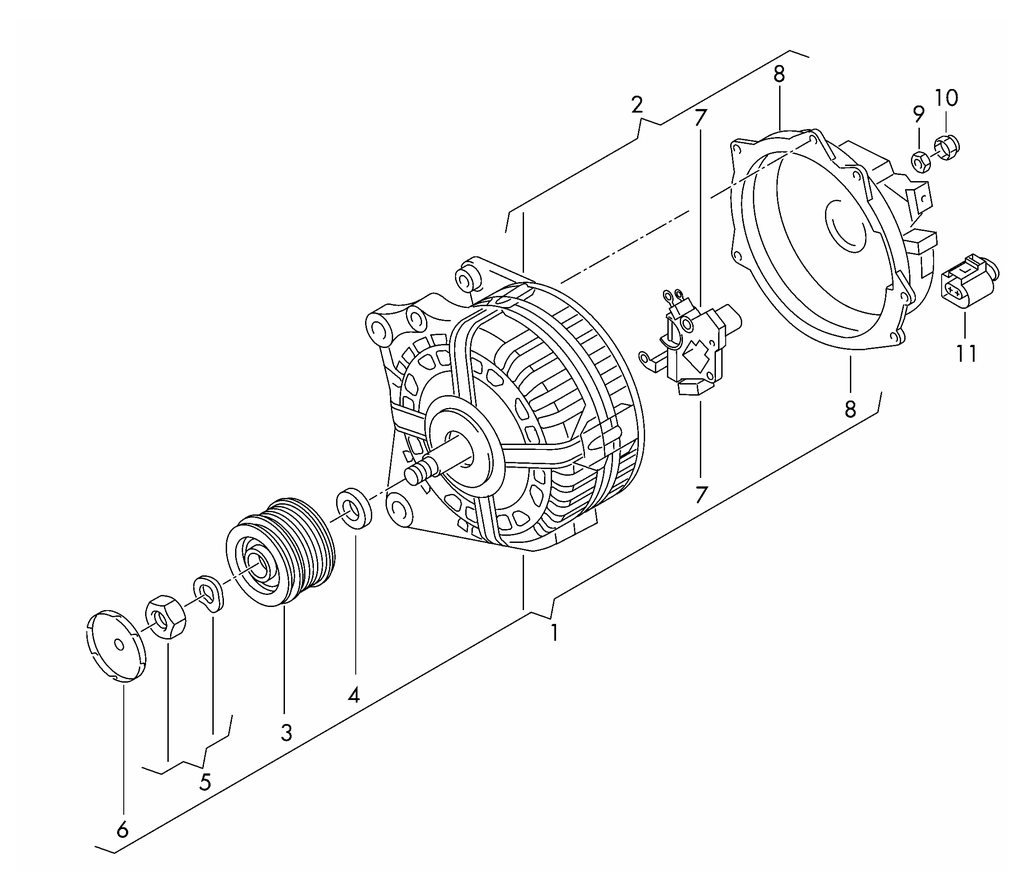
#> input picture res/555.png, 1024 x 890 px
$ python plot_template.py
#> lines starting #> are read from the running program, lines starting #| are printed output that depends on the picture
import cv2
import numpy as np
import matplotlib.pyplot as plt

from skimage import data
from skimage.feature import match_template

image_path = '../res/555.png'
image_template = '../res/search.png'

image = cv2.imread(image_path, 0)
#> image: shape (890, 1024); min 0, max 255, mean 246.8

coin = cv2.imread(image_template, 0)
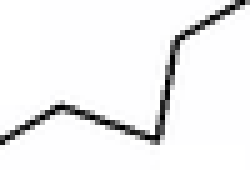
#> input picture res/search.png, 50 x 34 px (shown 5 times larger)
#> coin: shape (34, 50); min 0, max 255, mean 240.1

result = match_template(image, coin, True)
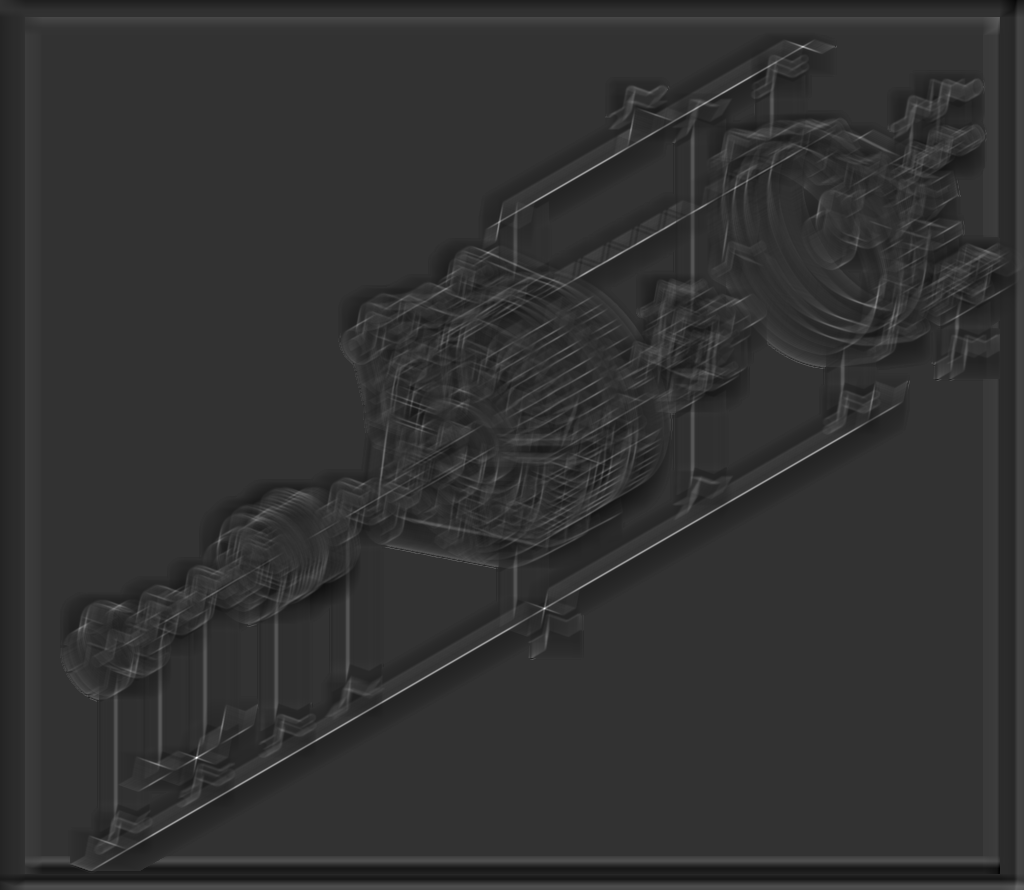
#> result: shape (890, 1024) float64; min -0.221, max 0.898, mean -0.00115; drawn with min black and max white
ij = np.unravel_index(np.argmax(result), result.shape)
#> ij = (757, 196)
x, y = ij[::-1]
#> x = 196; y = 757

fig = plt.figure()
ax1 = plt.subplot(1, 3, 1)
ax2 = plt.subplot(1, 3, 2, adjustable='box-forced')
ax3 = plt.subplot(1, 3, 3, sharex=ax2, sharey=ax2, adjustable='box-forced')

ax1.imshow(coin, cmap=plt.cm.gray)
ax1.set_axis_off()
ax1.set_title('template')

ax2.imshow(image, cmap=plt.cm.gray)
ax2.set_axis_off()
ax2.set_title('image')
# highlight matched region
hcoin, wcoin = coin.shape
#> hcoin = 34; wcoin = 50
rect = plt.Rectangle((x, y), wcoin, hcoin, edgecolor='r', facecolor='none')
ax2.add_patch(rect)

ax3.imshow(result)
ax3.set_axis_off()
ax3.set_title('`match_template`\nresult')
# highlight matched region
ax3.autoscale(False)
ax3.plot(x, y, 'o', markeredgecolor='r', markerfacecolor='none', markersize=10)

plt.show()
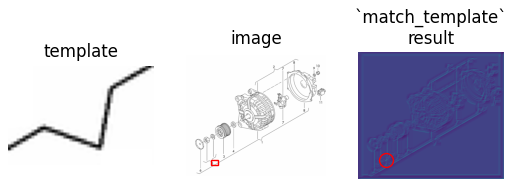
#> figure drawn by matplotlib, 3 panels
